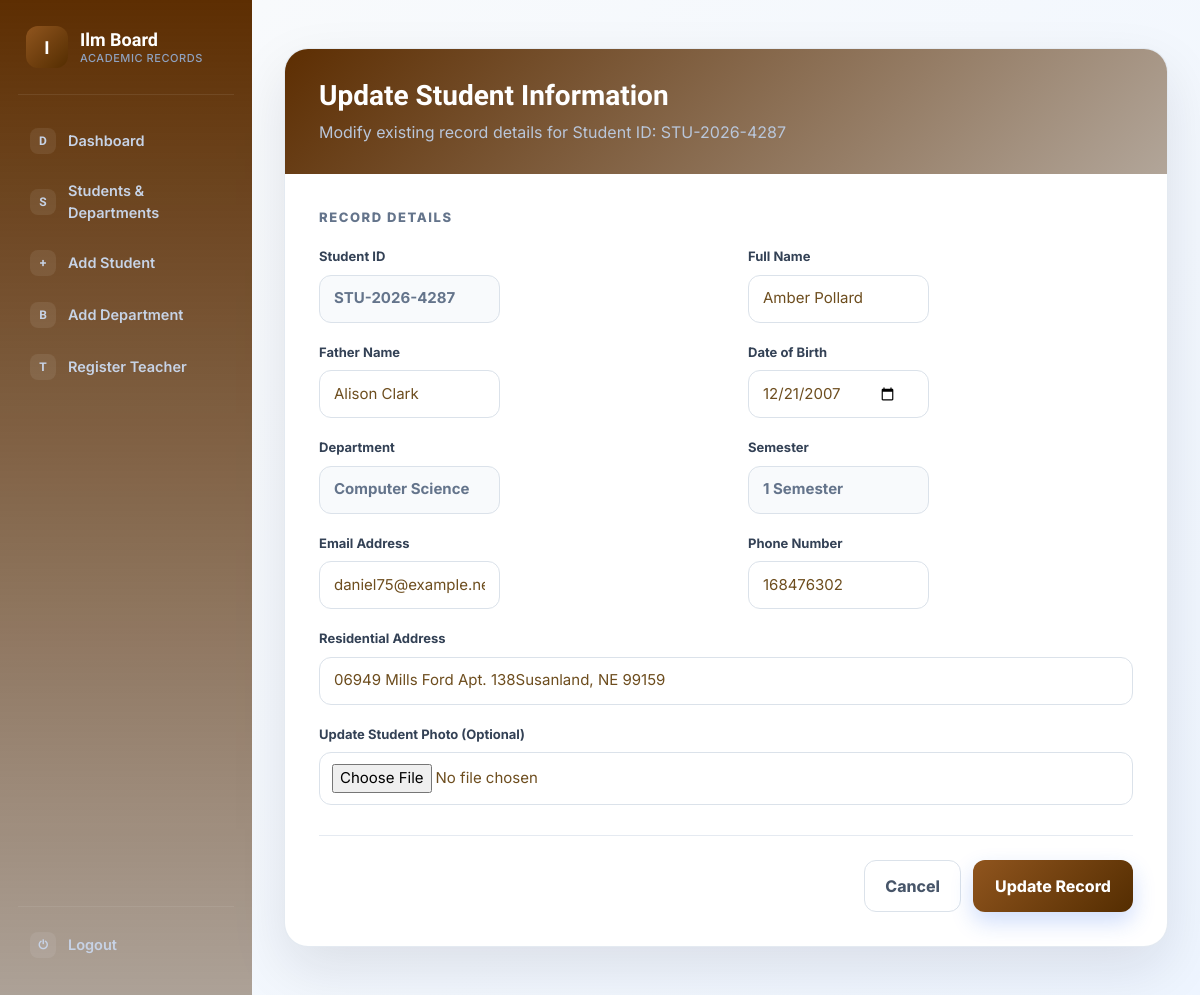
Page /update/4937 (signed in) on the earlier database version.
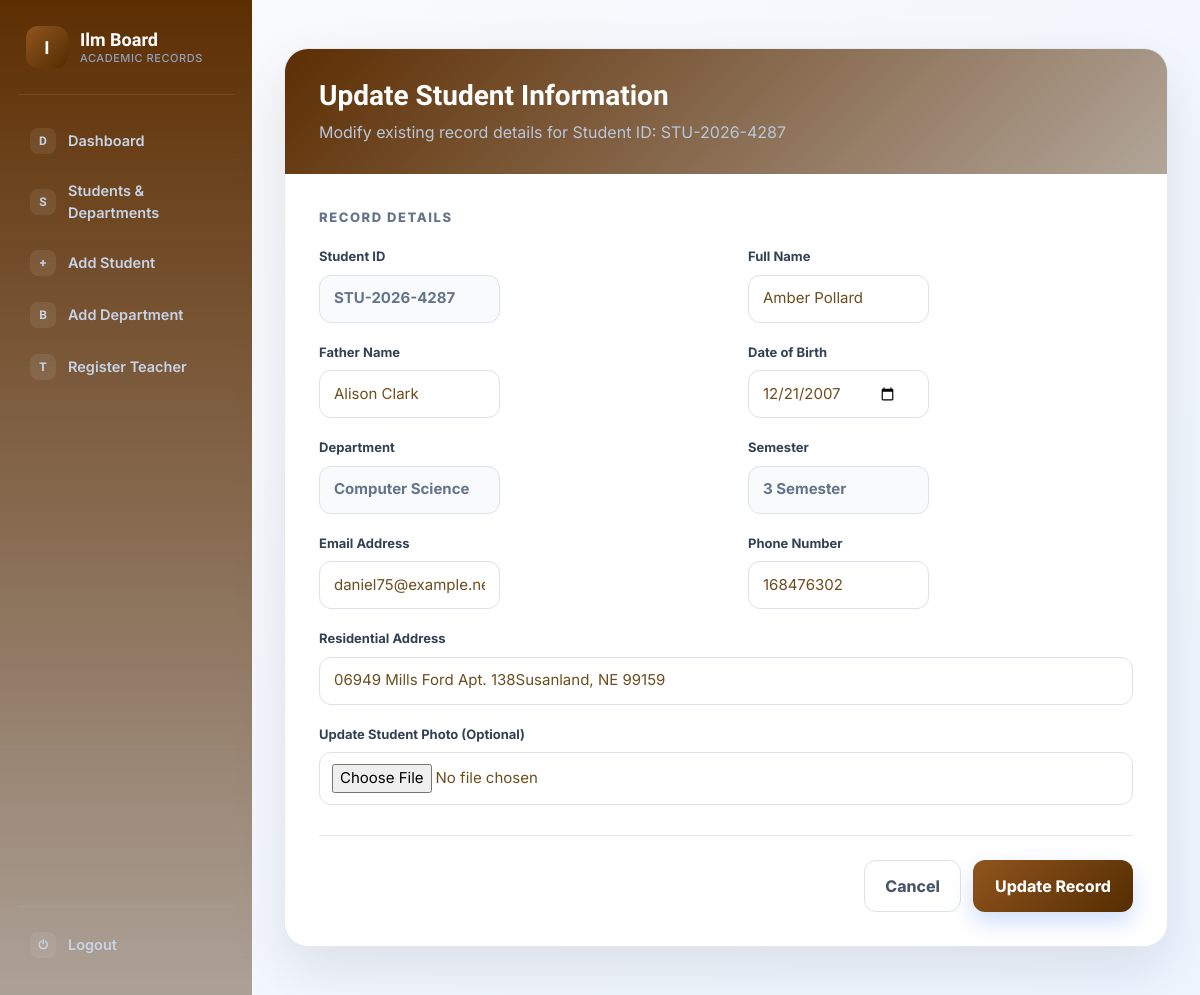
Same page on the later database version.
### studentportal/models.py (models this page shows, shortened)
class Student(models.Model):
    std_id=models.OneToOneField(StudentID, related_name='studentid',on_delete=models.CASCADE,  null=True, blank=True)
    semester=models.ForeignKey(Semester,on_delete=models.CASCADE, related_name='studentsemester', null=True, blank=True)
    std_name = models.CharField(max_length=100)
    std_father_name = models.CharField(max_length=100)
    std_phone = models.IntegerField()
    std_email = models.EmailField(null=True, blank=True)
    std_dob=models.DateField(null=True, blank=True)
    std_age=models.IntegerField(null=True, blank=True)
    std_address = models.TextField()
    std_image = models.ImageField(upload_to='Student_img')
    cgpa=models.FloatField(default=0.0)
    enrolled_courses = models.ManyToManyField(Courses, related_name='enrolled_students', blank=True)
    class Meta:
        ordering = ['std_name']

class Semester(models.Model):
    semester=models.IntegerField(default=1,  validators=[MinValueValidator(1), MaxValueValidator(8)])
    department=models.ForeignKey(Department,related_name='semesterdepartment', on_delete=models.CASCADE, null=True, blank=True)
    def __str__(self) -> str:
        return f' {self.semester} Semester'
    class Meta:
        unique_together=['semester','department']

class StudentID(models.Model):
    student_id = models.CharField(max_length=100)
    def __str__(self) -> str:
        return self.student_id
    class Meta:
        ordering = ['student_id']

class Department(models.Model):
    depart=models.CharField(max_length=100)
    def __str__(self) -> str:
        return self.depart
    class Meta:
        ordering = ['depart']

### studentportal/views.py (the view, shortened to what this page needs)
# urls.py: path('update/<int:id>',update_student, name='update_student'),
@login_required(login_url='/login/')
def update_student(request, id):
    queryset = Student.objects.get(id=id)
    department = Student.objects.filter(id=id)
    context={
        'data':queryset,
        "department":department
    }
    return render(request,'frontend/update_student.html',context)

### studentportal/templates/frontend/update_student.html (shortened to what this page needs)
{% extends "base.html" %}
{% block start %}
<div class="student-shell">
  <form class="form-card" method="post" enctype="multipart/form-data">
    <div class="form-head">
      <h1>Update Student Information</h1>
      <p>Modify existing record details for Student ID: {{data.std_id}}</p>
    </div>
    <div class="form-body">
      <div class="section-title">Record Details</div>
      <div class="row">
        <div class="col-md-6 field">
          <label>Student ID</label>
          <output>{{data.std_id}}</output>
        </div>
        <div class="col-md-6 field">
          <label>Full Name</label>
          <input name="stdname" value="{{data.std_name}}" required type="text">
        </div>
        <div class="col-md-6 field">
          <label>Father Name</label>
          <input name="stdfathername" value="{{data.std_father_name}}" required type="text">
        </div>
        <div class="col-md-6 field">
          <label>Date of Birth</label>
          <input name="stddob" value="{{ data.std_dob|date:'Y-m-d' }}" type="date" required>
        </div>
        <div class="col-md-6 field">
          <label>Department</label>
          <output>{{data.semester.department}}</output>
        </div>
        <div class="col-md-6 field">
          <label>Semester</label>
          <output>{{data.semester}}</output>
        </div>
        <div class="col-md-6 field">
          <label>Email Address</label>
          <input name="stdemail" value="{{data.std_email}}" type="email" required>
        </div>
        <div class="col-md-6 field">
          <label>Phone Number</label>
          <input name="stdphone" value="{{data.std_phone}}" type="number" required>
        </div>
        <div class="col-md-12 field">
          <label>Residential Address</label>
          <input name="stdaddress" value="{{data.std_address}}" type="text" required>
        </div>
        <div class="col-md-12 field upload">
          <label>Update Student Photo (Optional)</label>
          <input name="stdimage" type="file">
        </div>
      </div>
      <div class="actions">
        <a href="{% url 'studentcard' id=data.id %}" class="btn-cancel">Cancel</a>
        <button type="submit" class="btn-main">Update Record</button>
      </div>
    </div>
  </form>
</div>
{% endblock %}

Differences in the rows shown:
changed Student "Amber Pollard": semester "1 Semester" → "3 Semester"
